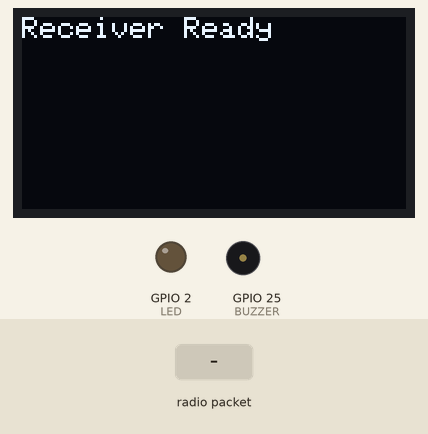
Recording of a sketch running on a simulated ESP32. Shown: 128×64 one-colour display, output pins drawn as LEDs (lit = HIGH), buzzer (waves = sounding). Dashed ring = blinking. Inputs (shaded band) come from the test bench. No radio packets arrive unless stated; what the sketch prints to the serial monitor is not drawn.

Above: at 1.2 s.
1.3 s: radio packet "1" arrives
At 2.5 s:
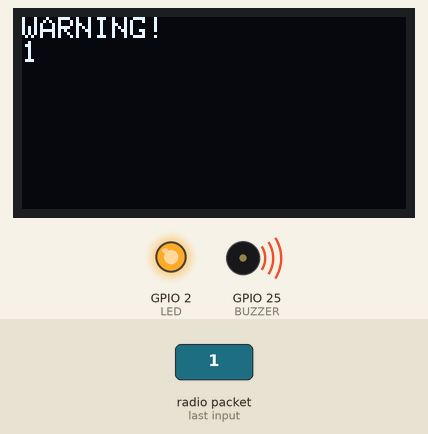
At 4.0 s:
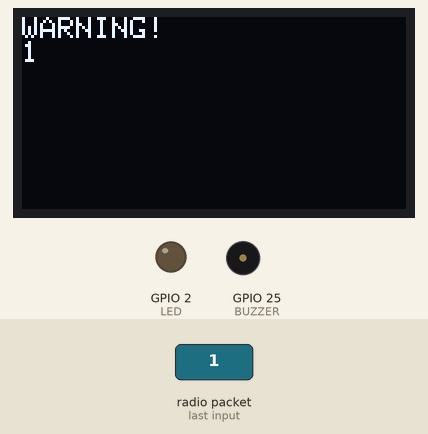
4.3 s: radio packet "0" arrives
At 4.8 s:
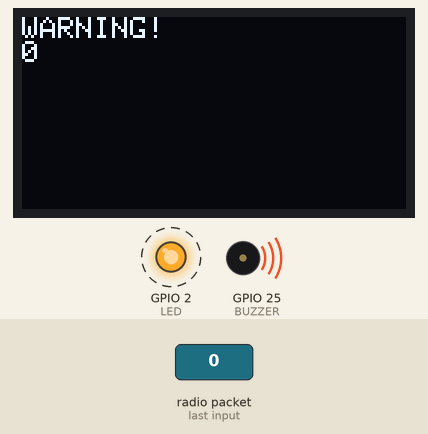
5.8 s: radio packet "2" arrives
Timing chart, 0 to 9.9 s (numbered marks = the images above; inputs shaded):
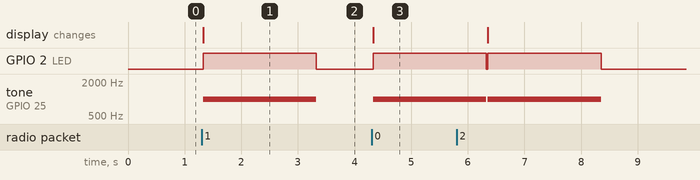

The sketch:

receiver.ino
```cpp
#include <SPI.h>
#include <LoRa.h>
#include <Wire.h>
#include <Adafruit_GFX.h>
#include <Adafruit_SH110X.h>

#define ss 18
#define rst 14
#define dio0 26

#define BUZZER 25
#define LED 2

Adafruit_SH1106G display = Adafruit_SH1106G(128, 64, &Wire);

void setup() {

  Serial.begin(115200);

  pinMode(BUZZER, OUTPUT);
  pinMode(LED, OUTPUT);

  display.begin(0x3C, true);
  display.clearDisplay();

  LoRa.setPins(ss, rst, dio0);

  if (!LoRa.begin(433E6)) {
    Serial.println("LoRa Failed");
    while (1);
  }

  display.setTextSize(1);
  display.setTextColor(SH110X_WHITE);
  display.setCursor(0,0);
  display.println("Receiver Ready");
  display.display();
}

void loop() {

  int packetSize = LoRa.parsePacket();

  if (packetSize) {

    String message = "";

    while (LoRa.available()) {
      message += (char)LoRa.read();
    }

    Serial.println(message);

    display.clearDisplay();
    display.setCursor(0,0);
    display.println("WARNING!");
    display.println(message);
    display.display();

    digitalWrite(LED, HIGH);
    tone(BUZZER, 1000);

    delay(2000);

    digitalWrite(LED, LOW);
    noTone(BUZZER);
  }
}
```

Measured:
- after the input at 1.3 s, GPIO 2 (LED): LOW → HIGH at once, → LOW 2.0 s later; tone on GPIO 25 (BUZZER): silent → 1000 Hz at once, → silent 2.0 s later; the display: changes at once (image 1)
- after the input at 4.3 s, GPIO 2 (LED): LOW → HIGH at once; tone on GPIO 25 (BUZZER): silent → 1000 Hz at once; the display: changes at once (image 3)
